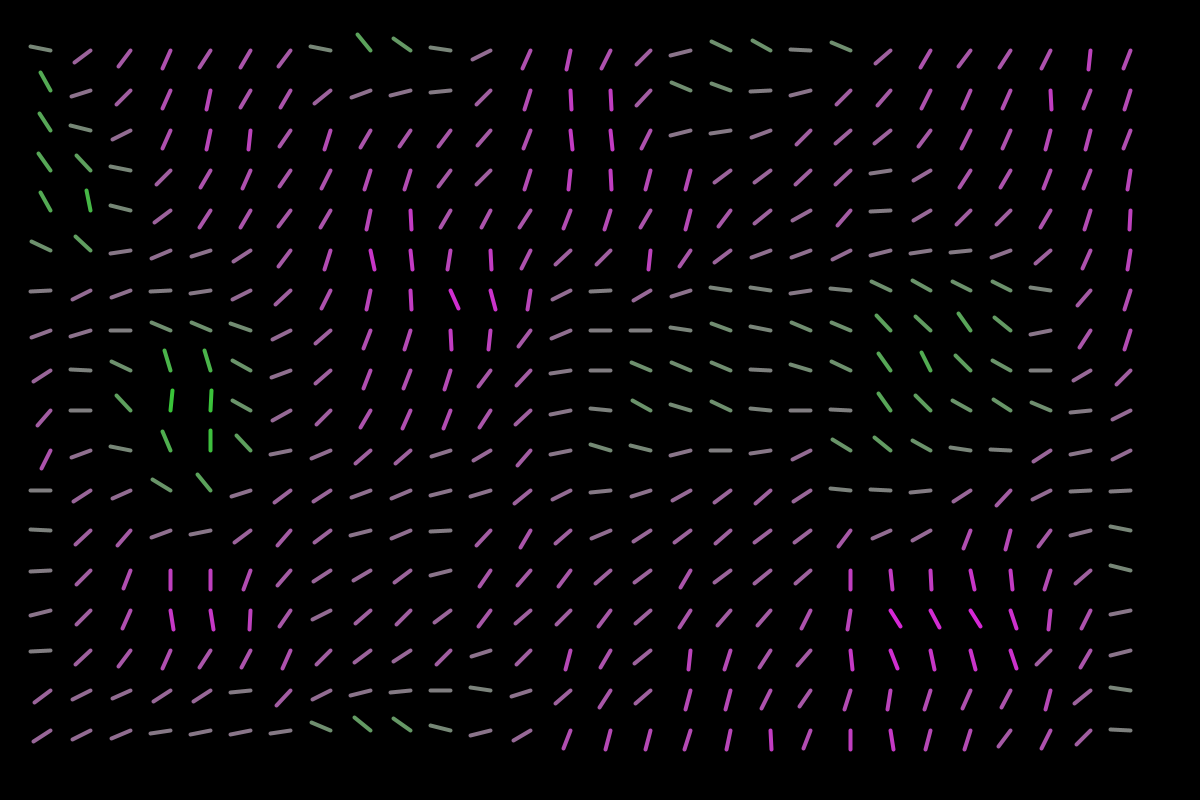
Frame 1 (no input)
Frame 2 (the mouse pressed at the canvas centre, redrawn once): identical to frame 1, image omitted

The Processing sketch that drew this single still picture (run headless with seeded random() and noise(); the mouse was pressed at the canvas centre and the sketch redrawn once):

// Processing sketch: Day_018
// ── Day_018.pde
// study from https://gorillasun.de/blog/Perlin-Noise-Flow-Fields-in-Processing-Part-I

final ArrayList<ArrayList<GridAngle>> grid = new ArrayList<ArrayList<GridAngle>>();

final int xOff = 50;
final int yOff = 50;
final int spacing = 40;
final float noiseScale = 0.005;

class GridAngle {
  int x, y, r;
  float angle;
  color c;
  
  PVector v;
  
  GridAngle(int x_, int y_, int r_, float angle_) {
    x = x_;
    y = y_;
    
    angle = angle_;
    float h = map(angle, 0, TAU, 255, 0);
    float s = map(angle, 0, TAU, 0, 255);
    float b = map(angle, 0, TAU, 255, 0);
    c = color(h, s, b);
    r = r_;
    v = new PVector(x + r * cos(angle), y + r * sin(angle));
  }
  
  void display() {
    strokeWeight(4);
    stroke(c);
    line(x, y, v.x, v.y);
  }
}

void createGrid() {
  for (int x = xOff; x < width - xOff; x += spacing) {
    ArrayList<GridAngle> row  = new ArrayList<GridAngle>();
    for (int y = yOff; y < height - yOff; y += spacing) {
      float angle = map(noise(x * noiseScale, y * noiseScale), 0.0, 1.0, 0.0, TAU);
      
      row.add(new GridAngle(x, y, spacing / 2, angle));
    }
    grid.add(row);
  }
}

void setup() {
  size(1200, 800);
  createGrid();
  colorMode(HSB);
}

void draw() {
  background(0);
  for (int x = 0; x < grid.size(); x++) {
    for (int y = 0; y < grid.get(0).size(); y++) {
      grid.get(x).get(y).display();
    }
  }
  noLoop();
}


void keyPressed() {
  if (key == 's' || key == 'S') {
    save("Day_018.png");
  }
}
